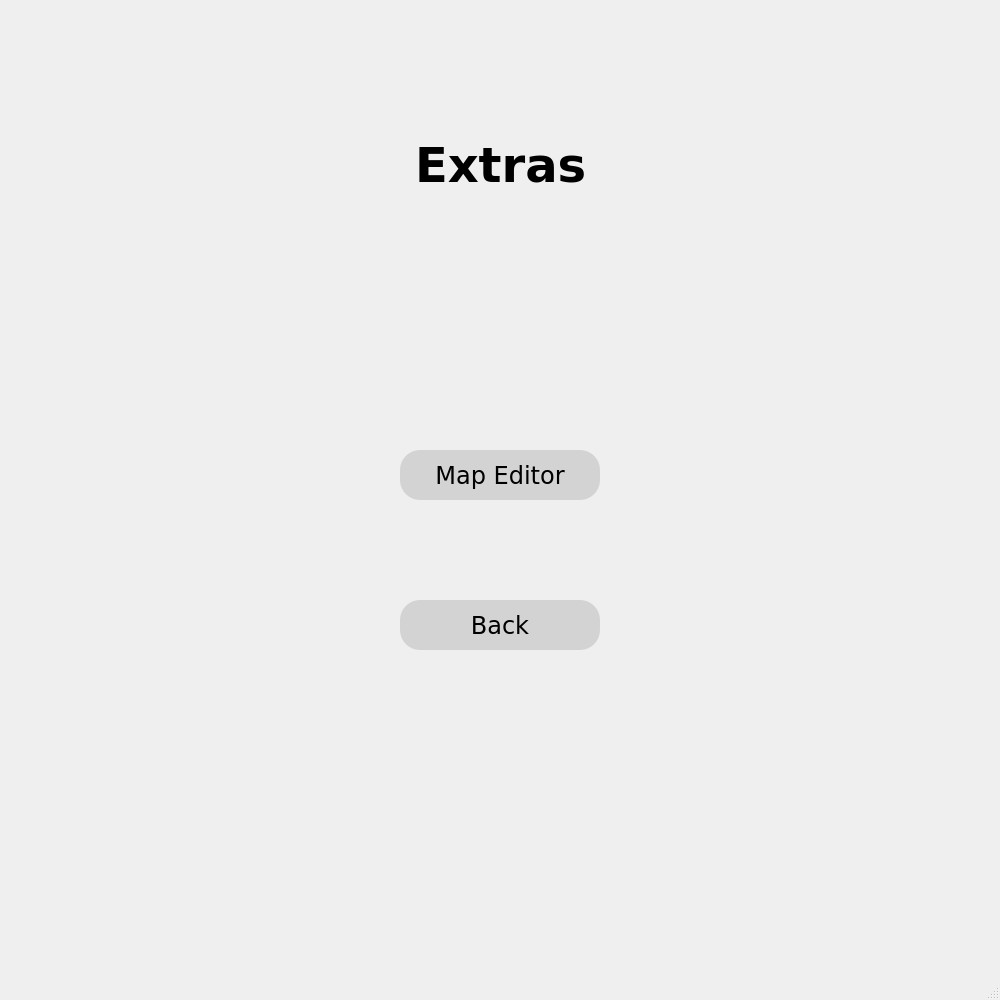
<?xml version="1.0" encoding="UTF-8"?>
<ui version="4.0">
 <class>ExtrasMenu</class>
 <widget class="QMainWindow" name="ExtrasMenu">
  <property name="geometry">
   <rect>
    <x>0</x>
    <y>0</y>
    <width>1000</width>
    <height>1000</height>
   </rect>
  </property>
  <property name="windowTitle">
   <string>MainWindow</string>
  </property>
  <widget class="QWidget" name="centralwidget">
   <widget class="QPushButton" name="MapEditorButton">
    <property name="geometry">
     <rect>
      <x>400</x>
      <y>450</y>
      <width>200</width>
      <height>50</height>
     </rect>
    </property>
    <property name="styleSheet">
     <string notr="true">QPushButton {
        background-color: lightgray;
        font-family: Verdana;
        font-size: 24px;
        border-radius: 20px;
        min-width: 200px; /* Set the minimum width */
        min-height: 50px; /* Set the minimum height */
		position: absolute;
   		 left: 100px;
   		 top: 200px;
    }

    QPushButton:hover {
        background-color: rgb(203, 255, 255);
}</string>
    </property>
    <property name="text">
     <string>Map Editor</string>
    </property>
   </widget>
   <widget class="QPushButton" name="BackButton">
    <property name="geometry">
     <rect>
      <x>400</x>
      <y>600</y>
      <width>200</width>
      <height>50</height>
     </rect>
    </property>
    <property name="styleSheet">
     <string notr="true">QPushButton {
        background-color: lightgray;
        font-family: Verdana;
        font-size: 24px;
        border-radius: 20px;
        min-width: 200px; /* Set the minimum width */
        min-height: 50px; /* Set the minimum height */
		position: absolute;
   		 left: 100px;
   		 top: 200px;
    }

    QPushButton:hover {
        background-color: rgb(203, 255, 255);
}
</string>
    </property>
    <property name="text">
     <string>Back</string>
    </property>
   </widget>
   <widget class="QLabel" name="coolHeader">
    <property name="geometry">
     <rect>
      <x>415</x>
      <y>100</y>
      <width>301</width>
      <height>131</height>
     </rect>
    </property>
    <property name="font">
     <font>
      <family>Verdana</family>
      <pointsize>36</pointsize>
      <weight>75</weight>
      <bold>true</bold>
     </font>
    </property>
    <property name="styleSheet">
     <string notr="true">Qlabel#coolHeader {
    font-size: 24px;
    font-family: &quot;Arial&quot;;
    font-weight: bold;
    color: #3366FF;
    background-color: #F0F0F0;
    padding: 10px;
    border-radius: 5px;
}
</string>
    </property>
    <property name="text">
     <string>Extras</string>
    </property>
   </widget>
  </widget>
  <widget class="QStatusBar" name="statusbar"/>
 </widget>
 <resources/>
 <connections/>
</ui>
